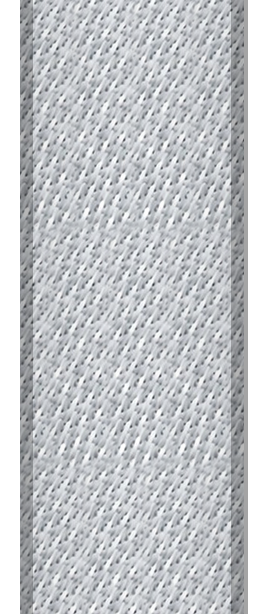
#> input picture packaging/fitbit-fabric/strips/grey.png, 264 x 614 px, given in place of grey-cut.png, which was not available; the run also reads 1 picture not shown here
$ python strips.py
#> lines starting #> are read from the running program, lines starting #| are printed output that depends on the picture
# Flat fabric strip as it lies in the white drawer. Texture = a clean patch of the real band photo,
# kept at true weave scale (band face ~30% of photo width = 19 mm) and tiled with feathered seams.
import numpy as np
from PIL import Image, ImageFilter
SRC = '/home/claude/974-social/products/fitbit-fabric-blush/src/'
PX = 300/25.4
SW, SH = round(19*PX), round(52*PX)
def feather_tile(p, W, H, ov=14):
    p = np.asarray(p).astype(np.float32); ph, pw = p.shape[:2]
    out = np.zeros((H, W, 3), np.float32); wt = np.zeros((H, W, 1), np.float32)
    ramp_x = np.minimum(1, np.minimum(np.arange(pw)+1, pw-np.arange(pw)) / ov)
    ramp_y = np.minimum(1, np.minimum(np.arange(ph)+1, ph-np.arange(ph)) / ov)
    m = (ramp_y[:, None] * ramp_x[None, :])[..., None]
    sy = ph - ov; sx = pw - ov
    for r, y in enumerate(range(-ov, H, sy)):
        off = (r * pw // 3) % sx
        for x in range(-ov - off, W, sx):
            y0, x0 = max(y, 0), max(x, 0); y1, x1 = min(y+ph, H), min(x+pw, W)
            if y1 <= y0 or x1 <= x0: continue
            sl = (slice(y0-y, y1-y), slice(x0-x, x1-x))
            out[y0:y1, x0:x1] += p[sl] * m[sl]; wt[y0:y1, x0:x1] += m[sl]
    return out / np.maximum(wt, 1e-3)
def strip(colour, rel=(.15, .36, .25, .60), ang=-6):
#> called with colour = 'grey', rel = (0.15, 0.36, 0.25, 0.6), ang = -6
    im = Image.open(SRC + colour + '-cut.png').convert('RGBA')
#> im is the input picture: PIL image 264x614 RGBA; mean R, G, B, A 157.8, 160.4, 163.7, 217.7
    x0, y0, x1, y1 = im.getbbox(); w, h = x1-x0, y1-y0
#> after `x0, y0, x1, y1 = im.getbbox()`: x0 = 20; y0 = 0; x1 = 248; y1 = 614
#> after `w, h = (x1 - x0, y1 - y0)`: w = 228; h = 614
    im = im.rotate(ang, resample=Image.BICUBIC, center=((x0+x1)/2, (y0+y1)/2))
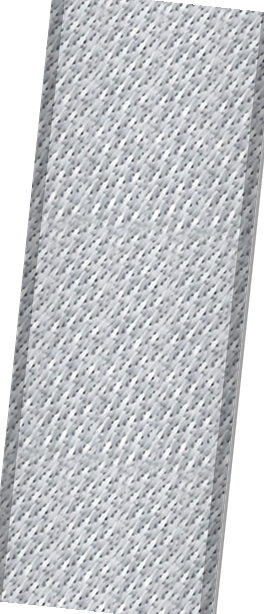
#> im: PIL image 264x614 RGBA; mean R, G, B, A 155.6, 158.1, 161.4, 213.9; transparent parts drawn white
    c = im.crop((x0+int(rel[0]*w), y0+int(rel[1]*h), x0+int(rel[2]*w), y0+int(rel[3]*h)))
    ok = (np.asarray(c)[..., 3] > 250).mean()
#> ok = 1
    k = SW / (0.30*w)
#> k = 3.27
    c = c.convert('RGB').resize((max(8, int(c.width*k)), max(8, int(c.height*k))), Image.LANCZOS)
#> c: PIL image 75x481 RGB
    # flatten the photo's lighting so tiles don't show light/dark bands
    a = np.asarray(c).astype(np.float32); lo = np.asarray(c.filter(ImageFilter.GaussianBlur(18))).astype(np.float32)
#> after `lo = np.asarray(c.filter(ImageFilter.GaussianBlur(18))).astype(np.floa`:
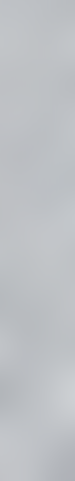
#> lo: shape (481, 75, 3) float32; mean R, G, B 189.3, 192.4, 196.4
    a = a / np.maximum(lo, 1) * a.reshape(-1, 3).mean(0)
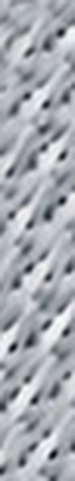
#> a: shape (481, 75, 3) float32; mean R, G, B 188.9, 192, 196; drawn with min black and max white
    c = Image.fromarray(np.clip(a, 0, 255).astype(np.uint8))
    arr = feather_tile(c, SW, SH)
#> after the loop in feather_tile, `for r, y in enumerate(range(-ov, H, sy)):`:
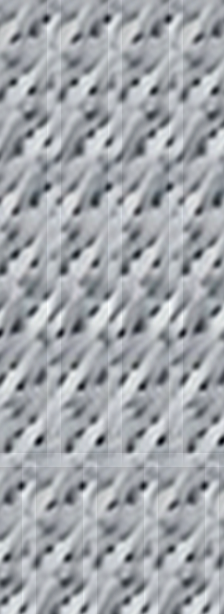
#> out: shape (614, 224, 3) float32; mean of channels 0, 1, 2 191.4, 194.5, 198.6; drawn with min black and max white
#> after the loop in feather_tile, `for r, y in enumerate(range(-ov, H, sy)):`:
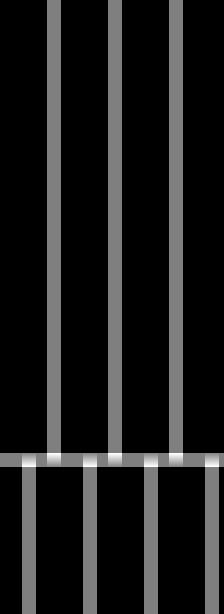
#> wt: shape (614, 224, 1) float32; min 1, max 1.14, mean 1.02; drawn with min black and max white
    edge = int(SW*.06)
    sh = np.array([.72 if min(i, SW-1-i) < edge else .94 + .06*np.sin(np.pi*i/SW) for i in range(SW)], np.float32)
    s = Image.fromarray(np.clip(arr*sh[None, :, None], 0, 255).astype(np.uint8))
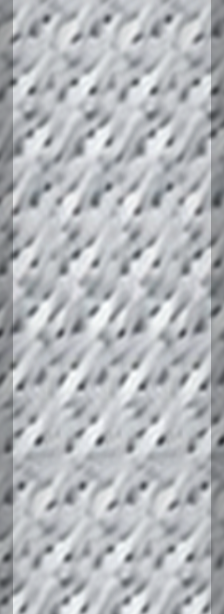
#> s: PIL image 224x614 RGB; mean R, G, B 178.8, 181.7, 185.6
    out = Image.new('RGBA', (SW+40, SH), (0, 0, 0, 0))
#> out: PIL image 264x614 RGBA; every value is 0
    shadow = Image.new('RGBA', (SW, SH), (0, 0, 0, 90)).filter(ImageFilter.GaussianBlur(6))
    out.alpha_composite(shadow, (24, 0)); out.paste(s, (20, 0))
#> after `out.paste(s, (20, 0))`:
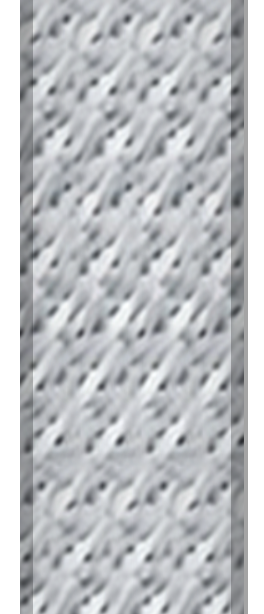
#> out: PIL image 264x614 RGBA; mean R, G, B, A 151.7, 154.2, 157.5, 217.7; transparent parts drawn white
    out.save(f'strips/{colour}.png')
    return ok
if __name__ == '__main__':
    for col in ['grey', 'blush', 'fog', 'olive', 'black', 'purple', 'pinky-red', 'light-pink']:
#> (the run stopped early here; a loop or call above may not have finished)
